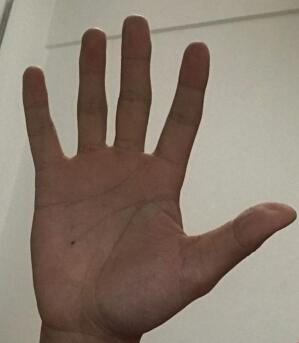
//> input picture 练习/摄像头中的模式识别/build/bin/2.jpg, 299 x 343 px
$ ./c   (built with g++ and OpenCV 4)
//> lines starting //> are read from the running program, lines starting //| are printed output that depends on the picture; after the words box and inside, x2 and y2 are one past the last pixel; in counts of white or black regions, pixels touching at a corner belong together
#include<opencv2/opencv.hpp>
#include<iostream>
using namespace cv;
using namespace std;


#define WINDOW_NAME1 "yuantu"
#define WINDOW_NAME2 "xiaoguotu"


Mat g_srcImage; Mat g_templateImage; Mat g_resultImage;
int g_nMatchMethod;
double minValue; double maxValue; Point minLocation; Point maxLocation;
Point matchLocation;


int main(  )
{
    g_templateImage = imread( "2.jpg", 1 );
//> g_templateImage is the input picture: 343 rows x 299 cols, CV_8UC3; mean B, G, R 111.2, 124, 138.1
    resize(g_templateImage,g_templateImage,Size(),0.5,0.5);
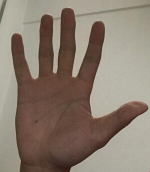
//> g_templateImage: 172 rows x 150 cols, CV_8UC3; mean B, G, R 111.5, 124.3, 138.3
    VideoCapture capture(0);//从摄像头读入视频
    if(!capture.isOpened())//判断是否读入视频
    {
    cout<<"NO!"<<endl;
    return -1;
    }
    while(1)
    {
        Mat frame;//用于存放每一帧图像
        capture>>g_srcImage;//读取当前帧
        Mat srcImage;
        g_srcImage.copyTo( srcImage );

        int resultImage_cols =  g_srcImage.cols - g_templateImage.cols + 1;
//> resultImage_cols = 150
        int resultImage_rows = g_srcImage.rows - g_templateImage.rows + 1;
//> resultImage_rows = 172
        g_resultImage.create( resultImage_cols, resultImage_rows, CV_32FC1 );
        matchTemplate( g_srcImage, g_templateImage, g_resultImage, g_nMatchMethod );
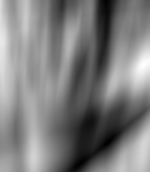
//> g_resultImage: 172 rows x 150 cols, CV_32FC1; min 222741952, max 390499104, mean 305825152; drawn with min black and max white
        normalize( g_resultImage, g_resultImage, 0, 1, NORM_MINMAX, -1, Mat() );


        double minValue; double maxValue; Point minLocation; Point maxLocation;
        Point matchLocation;
        minMaxLoc( g_resultImage, &minValue, &maxValue, &minLocation, &maxLocation, Mat() );
//> minValue = 0; maxValue = 1; minLocation = Point(108, 141); maxLocation = Point(143, 64)


        if( g_nMatchMethod  == TM_SQDIFF || g_nMatchMethod == TM_SQDIFF_NORMED )
        {matchLocation = minLocation; }
//> matchLocation = Point(108, 141)
        else
        { matchLocation = maxLocation; }


        rectangle( srcImage, matchLocation, Point( matchLocation.x + g_templateImage.cols , matchLocation.y + g_templateImage.rows ), Scalar(0,0,255), 2, 8, 0 );
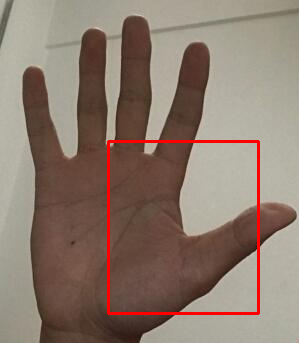
//> srcImage: 343 rows x 299 cols, CV_8UC3; 1.88% of pixels changed, all inside (x1, y1, x2, y2) = (107, 140, 260, 315)
       // rectangle( g_resultImage, matchLocation, Point( matchLocation.x + g_templateImage.cols , matchLocation.y + g_templateImage.rows ), Scalar(0,0,255), 2, 8, 0 );
       Mat ImageRoi= srcImage(Rect(matchLocation.x,matchLocation.y,matchLocation.x + g_templateImage.cols-matchLocation.x,matchLocation.y + g_templateImage.rows-matchLocation.y));
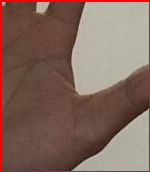
//> ImageRoi: 172 rows x 150 cols, CV_8UC3; mean B, G, R 91.8, 103.2, 131.8

       //resize(C,C,Size(matchLocation.x + g_templateImage.cols-matchLocation.x-1,matchLocation.y + g_templateImage.rows-matchLocation.y-1));
       //resize(C,C,Size(),0.1,0.1);
        //g_templateImage .copyTo(srcImage(ImageRoi));
        imshow( WINDOW_NAME1, srcImage );
        imshow("2",ImageRoi);


        waitKey(30);//延时30毫秒
    }

    return 0;


}

$ run again, on 练习/摄像头中的模式识别/build/bin/3.jpg
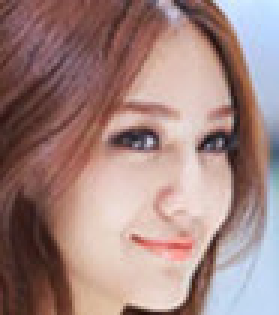
//> input picture 练习/摄像头中的模式识别/build/bin/3.jpg, 93 x 105 px, given in place of 2.jpg, which was not available (shown 3 times larger)
//> g_templateImage is the input picture: 105 rows x 93 cols, CV_8UC3; mean B, G, R 128.7, 132.7, 162
//> g_templateImage: 52 rows x 46 cols, CV_8UC3
//> `matchTemplate( g_srcImage, g_templateImage, g_resultImage, g_nMatchMet..`:
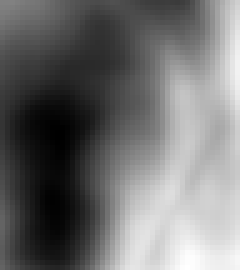
//> g_resultImage: 54 rows x 48 cols, CV_32FC1 (shown 5 times larger); min 18021934, max 61751208, mean 37301024; drawn with min black and max white
//> minValue = 0; maxValue = 1; minLocation = Point(11, 27); maxLocation = Point(37, 53)
//> matchLocation = Point(11, 27)
//> srcImage: 105 rows x 93 cols, CV_8UC3; 5.98% of pixels changed, all inside (x1, y1, x2, y2) = (10, 26, 59, 81)
//> `Mat ImageRoi= srcImage(Rect(matchLocation.x,matchLocation.y,matchLocat..`:
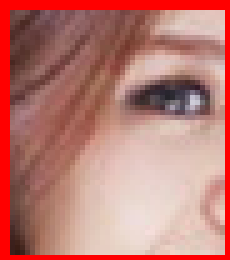
//> ImageRoi: 52 rows x 46 cols, CV_8UC3 (shown 5 times larger); mean B, G, R 115.2, 123, 188
